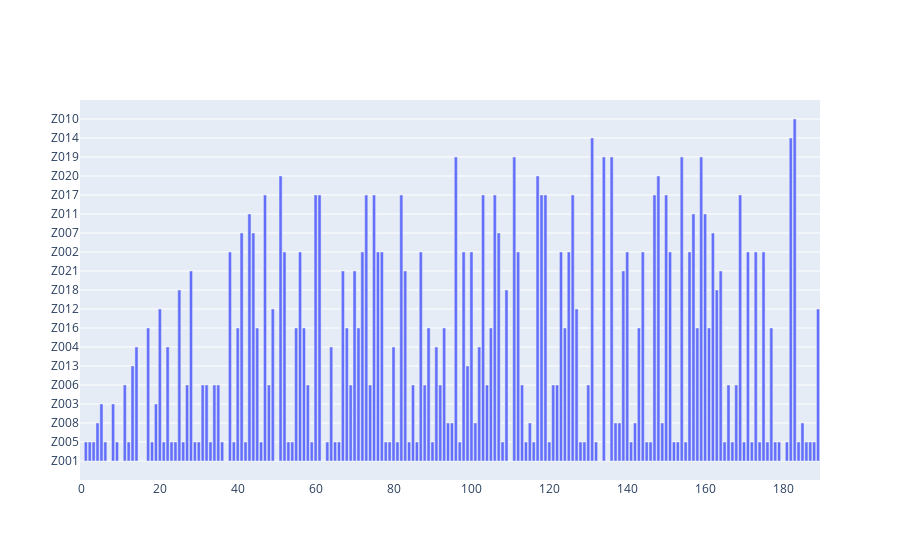

Notebook cell for this chart:
### Code cell
fig = go.Figure(data=go.Bar(y=customer.data_origin.head(190)))
fig.show()

### Figure 1 — Plotly figure (JSON) as saved in the notebook; plotly's stock layout.template omitted (floating-point values rounded to 4 significant figures; data arrays with more than 128 entries replaced by an {"elided": "..."} marker saying what was removed)
{"data": [{"type": "bar", "y": {"elided": "190 str values"}}], "layout": {}}
